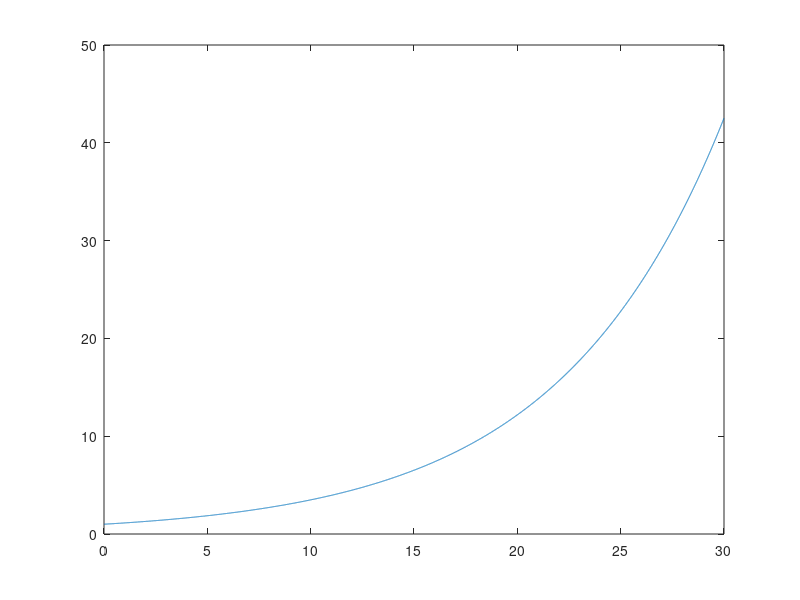

MATLAB code for this plot: (Note: this script raises an error after producing the figure.)
%% FIRST, IMPORT DATA FROM FUKUCHI ET AL 2017: USE RBDS001runT35forces.txt (column 3 is vertical)

Fs = 300;
dt = 1/Fs;
StopTime = 30;
t = (0:dt:StopTime-dt)';
Fc = 1/30;
sine_drift = sin(2*pi*Fc*t)*1000;
exp_drift = exp(t/8);
plot(t,exp_drift)
vGRF = RBDS001runT25forces;
drift_vGRF = vGRF + sine_drift;

plot(drift_vGRF)
%%
temp = drift_vGRF(110:546)

Fs = 300; % From Fukuchi et al. (2017) dataset
Fc = 60;
Fn = (Fs/2);
[b, a] = butter(2, Fc/Fn);

temp_f = filtfilt(b, a, temp);

%% create custom drift
x = linspace(0,30,15);
y = [0,2,6,12,20,25,30, 33, 34, 35, 35.5, 36, 36.5, 37, 37.5]; %fake drift
y = y*3;
p = polyfit(x,y,6);

x1 = linspace(0,30, length(vGRF));
y1 = polyval(p,x1);
close 
figure
plot(x,y,'o')
hold on
plot(x1,y1);

%%
close
plot(vGRF)
hold on
plot(vGRF+y1')
custom_drift_vGRF = vGRF + y1';
csvwrite('custom_drift_S001runT25.csv',custom_drift_vGRF)
